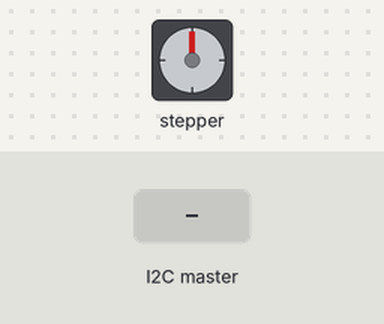
The sketch below on a simulated Arduino Uno, built with avr-gcc and run on an emulated ATmega328P. Shown: stepper motor. Inputs (shaded band) come from the test bench. Stepper angles assume 200 steps per turn.

Above: at 1.2 s.
1.3 s: the I2C master sends the byte 1
At 3.25 s:
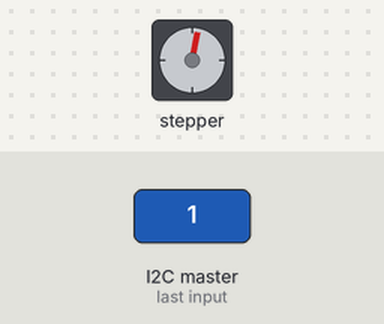
At 5.35 s:
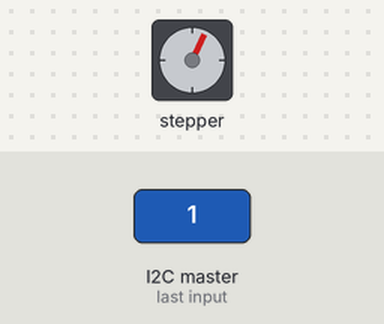
Timing chart, 0 to 22.9 s (numbered marks = the images above; inputs shaded):
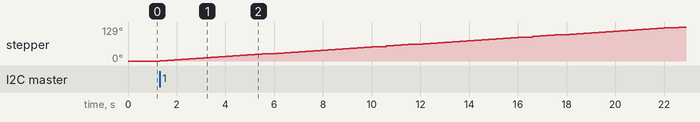

The sketch:

V2_listener.ino
```cpp
// Upload this sketch to a listener Arduino
// To be used with any speaker that sends an rpm byte, then a steps byte via I2C

// Include Wire and Stepper libraries
#include <Wire.h>
#include <Stepper.h>

// I2C location | Motor 1 = 8, Motor 2 = 9, Motor 3 = 10
const int location = 8;

// Steps per rev | Motors 1, 2 = 200, Motor 3 = 513
const int stepsPerRev = 200;

// Initialize drive variables and stepper
byte spd, steps;
Stepper motor(stepsPerRev, 2, 3, 4, 5);

void setup() {
  // Join I2C bus at determined location and register receipt event
  Wire.begin(location);
  Wire.onReceive(receiveEvent);

  // Set motor speed
  motor.setSpeed(30);
}

void loop() {
  delay(10);
}

// Function that executes whenever data is received via I2C
void receiveEvent(int num) {
  // Read two bytes
  spd = Wire.read();
  steps = Wire.read();

  // Drive motor
  motor.setSpeed(constrain(spd, 0, 60));
  motor.step(steps);
}
```

Measured:
- after the input at 1.3 s, stepper: keeps turning clockwise at about 6°/s, starting at once
